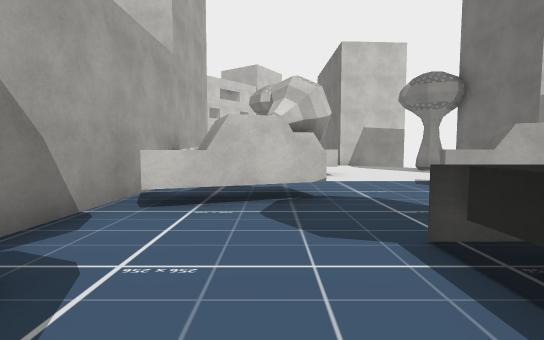
view 1 (above)

12 first-person views from a walk through a Unity game level. The camera is 1.5 m above the floor, tilts 4° down and sees 85° across. The floor is counted in squares, 2 m on a side. Each view is taken from the middle of a square. On the plan, view 1 faces up. The plan holds only what a view shows up to about 10 squares ahead; the rest is blank. The place goes on beyond the plan. The player is left out. Some surface patterns are stand-ins.

view 2
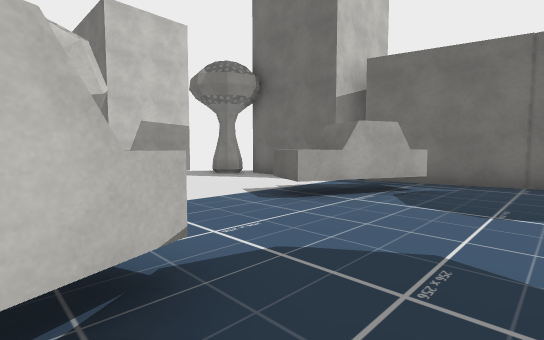

view 3
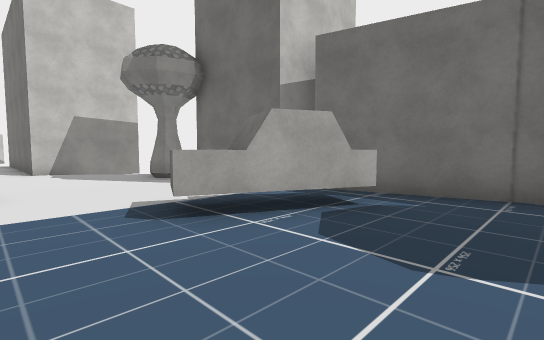

view 4
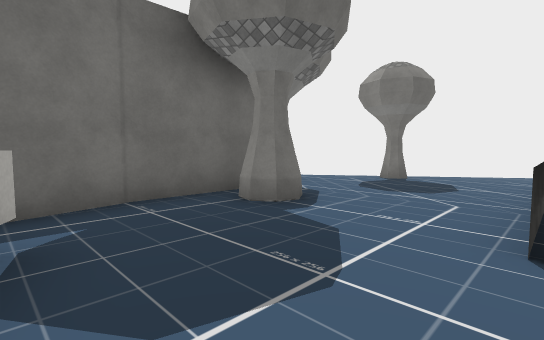

view 5
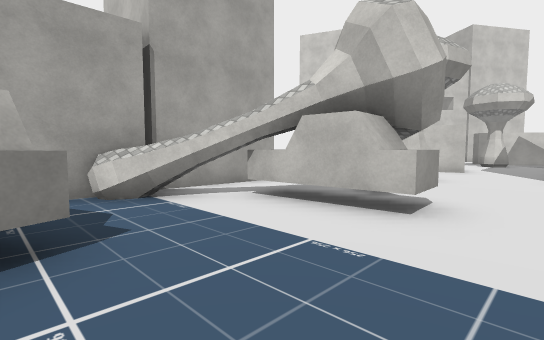

view 6
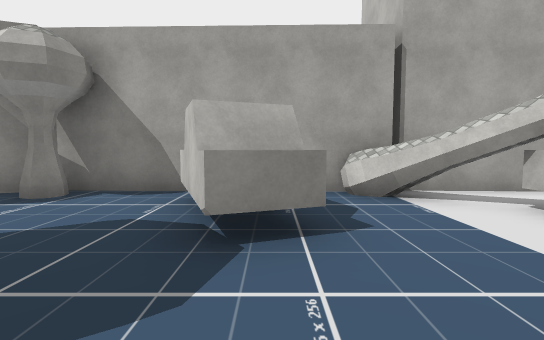

view 7
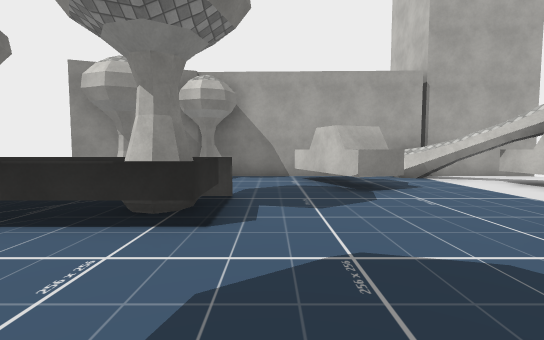

view 8
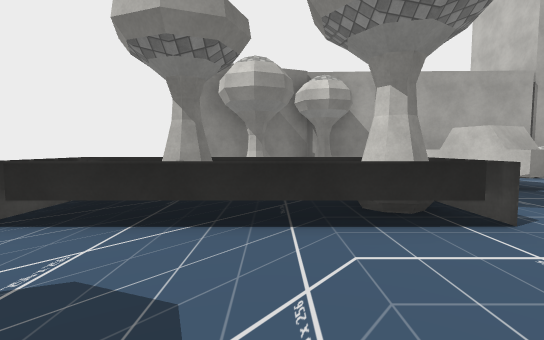

view 9
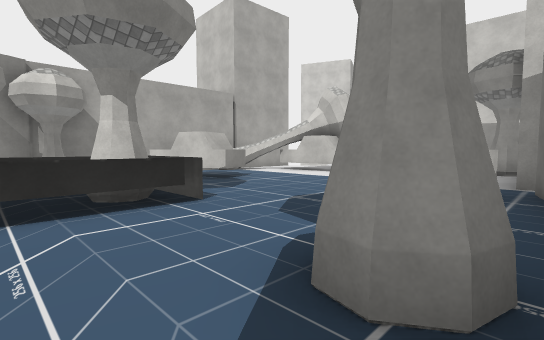

view 10
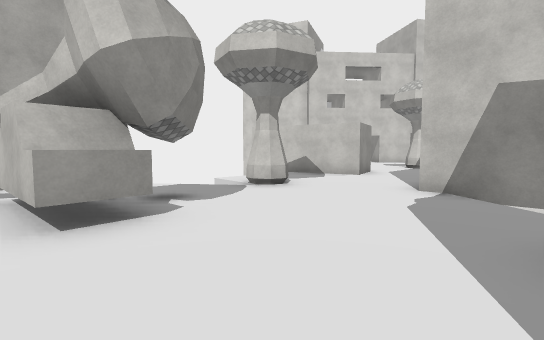

view 11
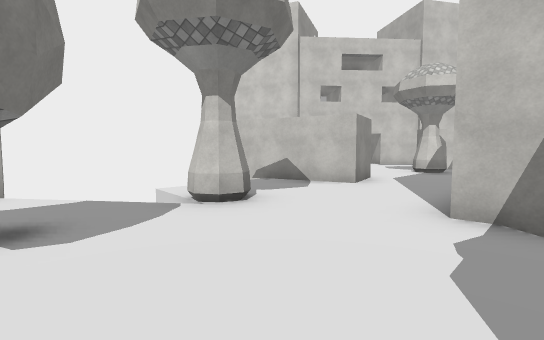

view 12
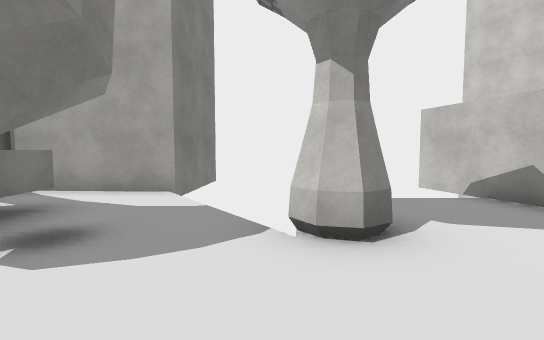

### Floor plan
Key: @ floor where view 1 was taken; # wall or solid block; x gap in a wall; . floor; = window, fence, low wall or low ledge; ^ raised ledge; T thing the floor can be seen under or through.
Columns run from 3 left of view 1 to 8 right of it. Each row starts with its distance up from view 1.
 21     #
 20    ..
 19    ...
 18    ...
 17    #..
 16  ###..#
 15  #....#
 14   ....###
 13   .#....
 12    #.....
 11   .......##
 10 #.........#
  9 #.^##.....#
  8 #.#.......#
  7 ###.......#
  6 #......^#x#
  5 #.##.....^##
  4 #x#........#
  3 #..........#
  2 #....#T..#.#
  1 ##...#T....#
  0  ##@ .=....
 -1  #   .#.....
 -2  #   .=.....
 -3      =#..#
 -4        ..

Positions as (right, up) in squares from view 1, and headings:
1: (0, 0), facing up
2: (0, 3), facing up-right
3: (2, 3), facing up-right
4: (3, 5), facing down-right
5: (3, 5), facing up-left
6: (3, 5), facing left
7: (6, 3), facing left
8: (6, 0), facing left
9: (7, 0), facing up-left
10: (5, 8), facing up-left
11: (4, 10), facing up-left
12: (3, 12), facing left
